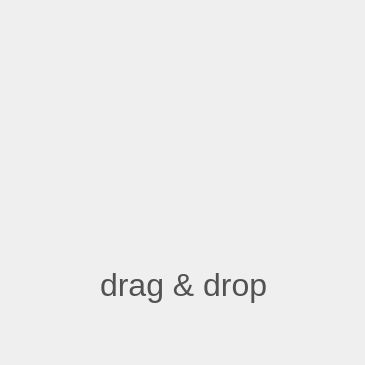
<?xml version="1.0" encoding="UTF-8"?>
<ui version="4.0">
 <class>DavisGUI</class>
 <widget class="QMainWindow" name="DavisGUI">
  <property name="geometry">
   <rect>
    <x>0</x>
    <y>0</y>
    <width>365</width>
    <height>365</height>
   </rect>
  </property>
  <property name="sizePolicy">
   <sizepolicy hsizetype="Fixed" vsizetype="Fixed">
    <horstretch>0</horstretch>
    <verstretch>0</verstretch>
   </sizepolicy>
  </property>
  <property name="windowTitle">
   <string>davis</string>
  </property>
  <widget class="QWidget" name="centralwidget">
   <widget class="QLabel" name="label_2">
    <property name="enabled">
     <bool>true</bool>
    </property>
    <property name="geometry">
     <rect>
      <x>40</x>
      <y>100</y>
      <width>271</width>
      <height>123</height>
     </rect>
    </property>
    <property name="sizePolicy">
     <sizepolicy hsizetype="Fixed" vsizetype="Fixed">
      <horstretch>0</horstretch>
      <verstretch>0</verstretch>
     </sizepolicy>
    </property>
    <property name="minimumSize">
     <size>
      <width>271</width>
      <height>123</height>
     </size>
    </property>
    <property name="maximumSize">
     <size>
      <width>271</width>
      <height>123</height>
     </size>
    </property>
    <property name="text">
     <string/>
    </property>
    <property name="pixmap">
     <pixmap resource="res.qrc">:/DevToolsDavis-updown-curves - gray.svg</pixmap>
    </property>
    <property name="scaledContents">
     <bool>true</bool>
    </property>
   </widget>
   <widget class="QLabel" name="label_3">
    <property name="enabled">
     <bool>false</bool>
    </property>
    <property name="geometry">
     <rect>
      <x>100</x>
      <y>260</y>
      <width>211</width>
      <height>51</height>
     </rect>
    </property>
    <property name="sizePolicy">
     <sizepolicy hsizetype="Fixed" vsizetype="Fixed">
      <horstretch>0</horstretch>
      <verstretch>0</verstretch>
     </sizepolicy>
    </property>
    <property name="minimumSize">
     <size>
      <width>211</width>
      <height>51</height>
     </size>
    </property>
    <property name="maximumSize">
     <size>
      <width>211</width>
      <height>51</height>
     </size>
    </property>
    <property name="font">
     <font>
      <family>Arial</family>
      <pointsize>24</pointsize>
     </font>
    </property>
    <property name="text">
     <string>&lt;html&gt;&lt;head/&gt;&lt;body&gt;&lt;p&gt;&lt;span style=&quot; color:#525252;&quot;&gt;drag &amp;amp; drop&lt;/span&gt;&lt;/p&gt;&lt;/body&gt;&lt;/html&gt;</string>
    </property>
   </widget>
   <widget class="QWidget" name="horizontalLayoutWidget">
    <property name="geometry">
     <rect>
      <x>20</x>
      <y>10</y>
      <width>331</width>
      <height>21</height>
     </rect>
    </property>
    <layout class="QHBoxLayout" name="horizontalLayout_menu"/>
   </widget>
   <widget class="QLabel" name="label">
    <property name="enabled">
     <bool>true</bool>
    </property>
    <property name="geometry">
     <rect>
      <x>260</x>
      <y>260</y>
      <width>41</width>
      <height>51</height>
     </rect>
    </property>
    <property name="text">
     <string/>
    </property>
    <property name="pixmap">
     <pixmap resource="res.qrc">:/description_80dp_525252_FILL0_wght500_GRAD0_opsz48.svg</pixmap>
    </property>
   </widget>
  </widget>
 </widget>
 <resources>
  <include location="res.qrc"/>
 </resources>
 <connections/>
</ui>
